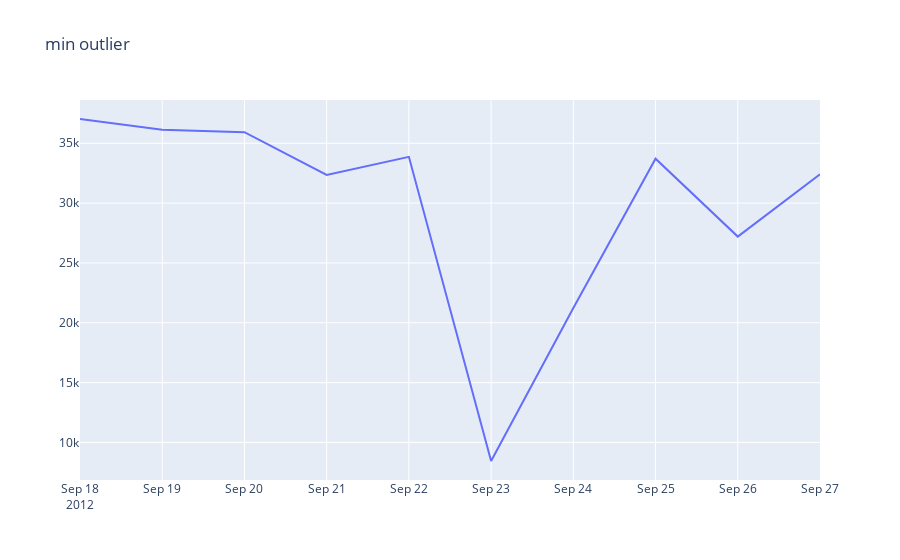

Write notebook code for a chart like this one.
### Code cell
plotly_df(dataset.iloc[argmin-5:argmin+5].set_index("ds"), columns=['hires'],  title = 'min outlier')

### Figure 1 — Plotly figure (JSON) as saved in the notebook; plotly's stock layout.template omitted (floating-point values rounded to 4 significant figures)
{"data": [{"mode": "lines", "name": "hires", "type": "scatter", "x": ["2012-09-18T00:00:00", "2012-09-19T00:00:00", "2012-09-20T00:00:00", "2012-09-21T00:00:00", "2012-09-22T00:00:00", "2012-09-23T00:00:00", "2012-09-24T00:00:00", "2012-09-25T00:00:00", "2012-09-26T00:00:00", "2012-09-27T00:00:00"], "y": [37026, 36136, 35929, 32347, 33867, 8452, 21229, 33706, 27202, 32416]}], "layout": {"title": {"text": "min outlier"}}}
